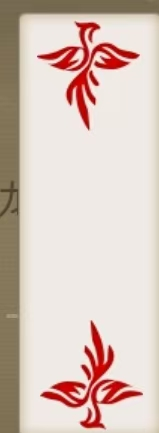
#> input picture chenzhou_zipai_ai/data/templates/wildcard/wang_reference.jpg, 159 x 433 px
$ python -i discard_button_detector.py   (imports and definitions only)
#> lines starting #> are read from the running program, lines starting #| are printed output that depends on the picture
### chenzhou_zipai_ai/vision/regions.py
"""Screen region definitions and calibration loading."""

from __future__ import annotations

from copy import deepcopy
from dataclasses import dataclass
from functools import lru_cache
from pathlib import Path
from typing import Any

import yaml

from vision.viewport import transform_from_config


@dataclass(frozen=True)
class Region:
    name: str
    x: int
    y: int
    w: int
    h: int

    @property
    def x2(self) -> int:
        return self.x + self.w

    @property
    def y2(self) -> int:
        return self.y + self.h

    def to_dict(self) -> dict[str, int | str]:
        return {"name": self.name, "x": self.x, "y": self.y, "w": self.w, "h": self.h}

    # [53 lines left out: functions scaled, load_region_config, _load_region_config_cached, config_screen_size, parse_regions, not called in this run]


def load_regions(path: str | Path) -> list[Region]:
    return parse_regions(load_region_config(path))


def load_regions_for_size(path: str | Path, target_width: int, target_height: int) -> list[Region]:
    config_path = Path(path).resolve()
    if not config_path.exists():
        raise FileNotFoundError(f"Region config not found: {config_path}")
    return list(
        _load_regions_for_size_cached(
            str(config_path),
            config_path.stat().st_mtime_ns,
            int(target_width),
            int(target_height),
        )
    )


# [14 lines left out: function _load_regions_for_size_cached, not called in this run]


def crop_region(image, region: Region):
    return image[region.y : region.y2, region.x : region.x2]

### chenzhou_zipai_ai/vision/discard_button_detector.py
"""Detect the central discard confirmation button."""

from __future__ import annotations

from dataclasses import dataclass
from pathlib import Path

import cv2
import numpy as np

from vision.regions import crop_region, load_regions_for_size


@dataclass(frozen=True)
class DiscardButtonDetection:
    confidence: float
    x: int
    y: int
    w: int
    h: int

    @property
    def center(self) -> tuple[int, int]:
        return (self.x + self.w // 2, self.y + self.h // 2)

    def to_dict(self) -> dict[str, float | int | str | tuple[int, int]]:
        return {
            "name": "discard",
            "confidence": self.confidence,
            "x": self.x,
            "y": self.y,
            "w": self.w,
            "h": self.h,
            "center": self.center,
        }


def detect_discard_button(
    image: np.ndarray,
    *,
    config_path: str | Path = "config/screen_1080x2400.yaml",
) -> DiscardButtonDetection | None:
    height, width = image.shape[:2]
    region = next(
        (item for item in load_regions_for_size(config_path, width, height) if item.name == "discard_button"),
        None,
    )
    if region is None:
        return None

    crop = crop_region(image, region)
    hsv = cv2.cvtColor(crop, cv2.COLOR_BGR2HSV)
    mask = cv2.inRange(hsv, np.array([12, 120, 150]), np.array([45, 255, 255]))
    mask = cv2.morphologyEx(mask, cv2.MORPH_CLOSE, np.ones((11, 11), np.uint8))
    contours, _ = cv2.findContours(mask, cv2.RETR_EXTERNAL, cv2.CHAIN_APPROX_SIMPLE)

    candidates: list[tuple[int, int, int, int, float]] = []
    for contour in contours:
        x, y, w, h = cv2.boundingRect(contour)
        area = cv2.contourArea(contour)
        if area < 7000 or w < 130 or h < 45:
            continue
        aspect = w / max(h, 1)
        if 1.8 <= aspect <= 5.2:
            candidates.append((x, y, w, h, area))
    if not candidates:
        return None
    x, y, w, h, area = max(candidates, key=lambda item: item[4])
    confidence = min(1.0, area / 30000.0)
    return DiscardButtonDetection(confidence, region.x + x, region.y + y, w, h)

>>> import cv2
>>> picture = cv2.imread('../data/templates/wildcard/wang_reference.jpg', cv2.IMREAD_GRAYSCALE)
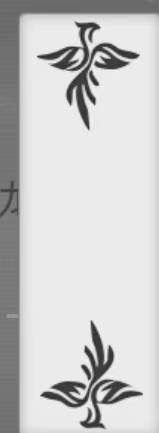
#> picture: shape (433, 159); min 42, max 248, mean 202.4
>>> result = detect_discard_button(picture)
#> (the run stopped early here; a loop or call above may not have finished)
